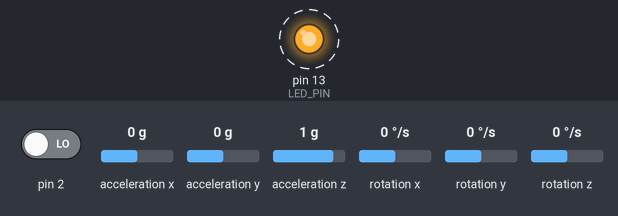
The sketch below on a simulated Arduino Uno, built with avr-gcc and run on an emulated ATmega328P. Parts: output pins drawn as LEDs (lit = HIGH). Dashed ring = blinking. Inputs (shaded band) come from the test bench; at power-on: pin 2 LOW, acceleration x 0 g, acceleration y 0 g, acceleration z 1 g, rotation x 0 °/s, rotation y 0 °/s, rotation z 0 °/s. The sensor or clock chip raises its interrupt line as the real part does; what the sketch prints to the serial monitor is not drawn.

Above: at 0.58 s.
Timing chart, 0 to 3.5 s (numbered marks = the images above):
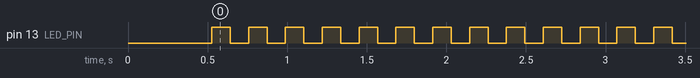

Measured:
- by itself, pin 13 (LED_PIN): alternates HIGH for 0.12 s and LOW for 0.12 s

The sketch:

MPU6050_DMP6.ino
```cpp
#include "I2Cdev.h"

#include "MPU6050_6Axis_MotionApps20.h"
//#include "MPU6050.h" // not necessary if using MotionApps include file
#include "Wire.h"

MPU6050 mpu;

#define LED_PIN 13 // (Arduino is 13, Teensy is 11, Teensy++ is 6)
bool blinkState = false;

// MPU control/status vars
bool dmpReady = false;  // set true if DMP init was successful
uint8_t mpuIntStatus;   // holds actual interrupt status byte from MPU
uint8_t devStatus;      // return status after each device operation (0 = success, !0 = error)
uint16_t packetSize;    // expected DMP packet size (default is 42 bytes)
uint16_t fifoCount;     // count of all bytes currently in FIFO
uint8_t fifoBuffer[64]; // FIFO storage buffer

// orientation/motion vars
Quaternion q;           // [w, x, y, z]         quaternion container
VectorInt16 aa;         // [x, y, z]            accel sensor measurements
VectorInt16 aaReal;     // [x, y, z]            gravity-free accel sensor measurements
VectorInt16 aaWorld;    // [x, y, z]            world-frame accel sensor measurements
VectorFloat gravity;    // [x, y, z]            gravity vector
float euler[3];         // [psi, theta, phi]    Euler angle container
float ypr[3];           // [yaw, pitch, roll]   yaw/pitch/roll container and gravity vector

// packet structure for InvenSense teapot demo
uint8_t teapotPacket[14] = { '$', 0x02, 0,0, 0,0, 0,0, 0,0, 0x00, 0x00, '\r', '\n' };

volatile bool mpuInterrupt = false;     // indicates whether MPU interrupt pin has gone high
void dmpDataReady() {
    mpuInterrupt = true;
}

void setup() {
    // join I2C bus (I2Cdev library doesn't do this automatically)
        Wire.begin();
        TWBR = 24; // 400kHz I2C clock (200kHz if CPU is 8MHz). Comment this line if having compilation difficulties with TWBR.

    Serial.begin(115200);
    while (!Serial); // wait for Leonardo enumeration, others continue immediately

    mpu.initialize();

    // load and configure the DMP
    Serial.println(F("Initializing DMP..."));
    devStatus = mpu.dmpInitialize();

    // supply your own gyro offsets here, scaled for min sensitivity
    mpu.setXGyroOffset(220);
    mpu.setYGyroOffset(76);
    mpu.setZGyroOffset(-85);
    mpu.setZAccelOffset(1788); // 1688 factory default for my test chip

    // make sure it worked (returns 0 if so)
    if (devStatus == 0) {
        // turn on the DMP, now that it's ready
        Serial.println(F("Enabling DMP..."));
        mpu.setDMPEnabled(true);

        // enable Arduino interrupt detection
        Serial.println(F("Enabling interrupt detection (Arduino external interrupt 0)..."));
        attachInterrupt(0, dmpDataReady, RISING);
        mpuIntStatus = mpu.getIntStatus();

        // set our DMP Ready flag so the main loop() function knows it's okay to use it
        Serial.println(F("DMP ready! Waiting for first interrupt..."));
        dmpReady = true;

        // get expected DMP packet size for later comparison
        packetSize = mpu.dmpGetFIFOPacketSize();
    } else {
        // ERROR!
        // 1 = initial memory load failed
        // 2 = DMP configuration updates failed
        // (if it's going to break, usually the code will be 1)
        Serial.print(F("DMP Initialization failed (code "));
        Serial.print(devStatus);
        Serial.println(F(")"));
    }

    // configure LED for output
    pinMode(LED_PIN, OUTPUT);
}


void loop() {
    if (!dmpReady) return;
    // wait for MPU interrupt or extra packet(s) available
    while (!mpuInterrupt && fifoCount < packetSize) {
        // .
    }
    mpuInterrupt = false;
    mpuIntStatus = mpu.getIntStatus();

    // get current FIFO count
    fifoCount = mpu.getFIFOCount();

    // check for overflow (this should never happen unless our code is too inefficient)
    if ((mpuIntStatus & 0x10) || fifoCount == 1024) {
        // reset so we can continue cleanly
        mpu.resetFIFO();
        Serial.println(F("FIFO overflow!"));
    } else if (mpuIntStatus & 0x02) {
        while (fifoCount < packetSize) fifoCount = mpu.getFIFOCount();

        mpu.getFIFOBytes(fifoBuffer, packetSize);

        fifoCount -= packetSize;

        // display quaternion values in easy matrix form: w x y z
        mpu.dmpGetQuaternion(&q, fifoBuffer);
        Serial.print("{\"quat\":{ \"w\":");
        Serial.print(q.w);
        Serial.print(", \"x\":");
        Serial.print(q.x);
        Serial.print(", \"y\":");
        Serial.print(q.y);
        Serial.print(", \"z\":");
        Serial.print(q.z);
        Serial.print("}");

        // display Euler angles in degrees
        mpu.dmpGetQuaternion(&q, fifoBuffer);
        mpu.dmpGetGravity(&gravity, &q);
        mpu.dmpGetYawPitchRoll(ypr, &q, &gravity);
        Serial.print(", \"position\":{ \"x\":");
        Serial.print(ypr[0]);
        Serial.print(",\"y\":");
        Serial.print(ypr[1]);
        Serial.print(",\"z\":");
        Serial.print(ypr[2]);
        Serial.println("}}");

        // blink LED to indicate activity
        blinkState = !blinkState;
        digitalWrite(LED_PIN, blinkState);
        delay(100);
    }
}
```
